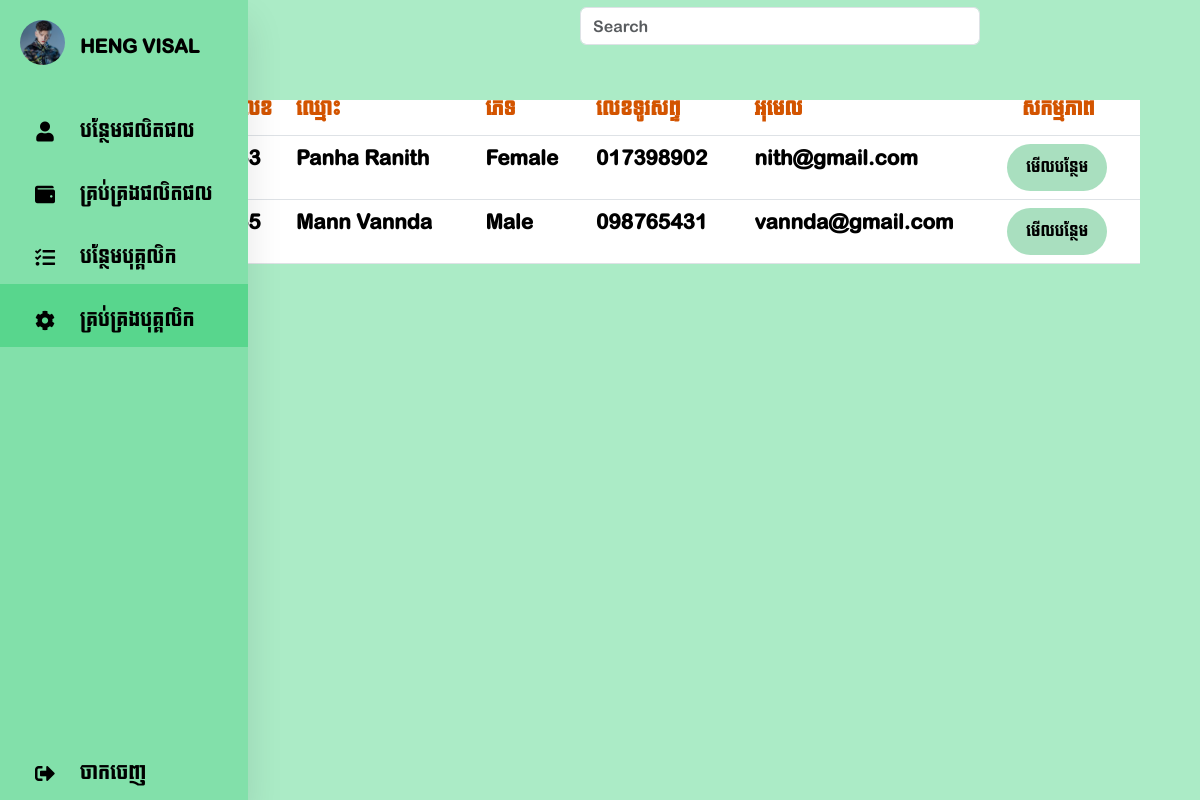
Screenshot of /Admin/editstaff.php (signed in) with the database file from the repository.
### tables this page shows
CREATE TABLE IF NOT EXISTS `staff` (
  `staff_id` int NOT NULL AUTO_INCREMENT,
  `firstname` varchar(100) DEFAULT NULL,
  `lastname` varchar(100) DEFAULT NULL,
  `phone_number` varchar(20) DEFAULT NULL,
  `gender` varchar(255) NOT NULL,
  `hire_date` date DEFAULT NULL,
  `date_of_birth` date NOT NULL,
  `city` varchar(255) DEFAULT NULL,
  `username` varchar(255) NOT NULL,
  `password` varchar(255) NOT NULL,
  `staff_image` varchar(255) NOT NULL,
  PRIMARY KEY (`staff_id`)
);

### Admin/editstaff.php (the view, shortened to what this page needs)
<?php
include 'dashboardII.php';
include 'connectdb.php';
?>
<!DOCTYPE html>
<html lang="en">
<head>
    <link href="https://cdn.jsdelivr.net/npm/bootstrap@5.3.3/dist/css/bootstrap.min.css" rel="stylesheet">
    <link rel="stylesheet" href="./Style/editstaff.css">
    <link rel="stylesheet" href="./Style/font.css">
</head>
<body style="background-color:#ABEBC6">
    <div class="topped" style="position:fixed;z-index:1;background-color: #ABEBC6;width:100%;margin-left:15%;">
        <div class="d-flex flex-column gap-4" style="margin-top:-70px;margin-right:100px;padding-bottom:2%">
            <form id="english" class="d-flex" style="margin-top:7%;">
                <input id="getName" class="form-control me-1" type="search" placeholder="Search" aria-label="Search" style="width:400px;margin-left:400px">
            </form>
        </div>
    </div>
    <div class="container" style="margin-left:18%;margin-top:7%;width:82%">
        <table class="table table-hover" style="width: 95%;">
            <thead>
                <tr id="khmer" >
                    <th style="width:60px; color: #D35400;">លេខ</th>
                    <th style="color: #D35400;">ឈ្មោះ</th>
                    <th style="color: #D35400;">ភេទ</th>
                    <th style="color: #D35400;">លេខទូរសព្ទ័</th>
                    <th style="color: #D35400;">អុីម៉ែល</th>
                    <th style="color: #D35400;">សកម្មភាព</th>
                </tr>
            </thead>
            <tbody>
                <?php
                $sql = "SELECT staff_id, firstname,lastname,gender,phone_number,username from staff";
                $data = $con->query($sql);
                if ($data->num_rows > 0) {
                    while ($row = $data->fetch_assoc()) {
                        $id = $row['staff_id'];
                        $firstname = $row["firstname"];
                        $lastname = $row["lastname"];
                        $gender = $row["gender"];
                        $phone_number = $row["phone_number"];
                        $username = $row["username"];
                ?>
                        <tr>
                            <td style="padding-top: 1%;font-size: 1.3rem;" id="english"><?php echo $id; ?></td>
                            <td style="padding-top: 1%;font-size: 1.3rem;" id="english"><?php echo "$firstname $lastname"; ?></td>
                            <td style="padding-top: 1%;font-size: 1.3rem;" id="english"><?php echo "$gender"; ?></td>
                            <td style="padding-top: 1%;font-size: 1.3rem;" id="english"><?php echo "$phone_number"; ?></td>
                            <td style="padding-top: 1%;font-size: 1.3rem;" id="english"><?php echo "$username"; ?></td>
                            <td>
                                <a href="staffdetail.php?show&id=<?php echo $id ?>" style="background-color:#A9DFBF;border-radius:50px;width:100px;margin-left:-15px;text-decoration:none;display:flex;justify-content: center;">
                                    <button id="khmer" style="border:0px;text-align:center;background-color:#A9DFBF;font-size:15px">មើលបន្ថែម</button>
                                </a>
                            </td>
                        </tr>
                <?php
                    }
                }
                ?>
            </tbody>
        </table>
    </div>
</body>
</html>

### Admin/Style/style.css (style rules this page uses)
* { margin: 0; padding: 0; outline: none; border: none; text-decoration: none; box-sizing: border-box; }
body { background: #dfe9f5; }
.container { display: flex; }
a { position: relative; color: rgb(85, 83, 83); font-size: 14px; display: table; width: 280px; padding: 10px; text-decoration: none; }

### Admin/Style/editstaff.css (style rules this page uses)
* { font-family: kh-koulen; }
.topped { margin-left: 10%; overflow: hidden; width: 80%; height: 100px; background-color: #ABEBC6; }

### rows the page displays
staff: staff_id "53", firstname "Panha", lastname "Ranith", gender "Female", phone_number "017398902", username "nith@gmail.com"
staff: staff_id "55", firstname "Mann", lastname "Vannda", gender "Male", phone_number "098765431", username "vannda@gmail.com"

### other values shown
$_SESSION['name'] "HENG VISAL"
